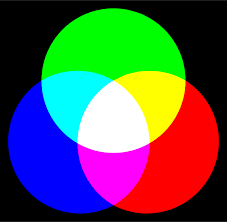
#> input picture download.png, 227 x 222 px, found by its file name
$ python Convertgray.py
#> lines starting #> are read from the running program, lines starting #| are printed output that depends on the picture
import cv2
import numpy as n;

img = cv2.imread(r"C:\Users\kaush\.matplotlib\Desktop\Industrial vision\download.png")
#> img is the input picture: shape (222, 227, 3); mean B, G, R 80.6, 83.1, 80.6
b , g ,r = cv2.split(img)
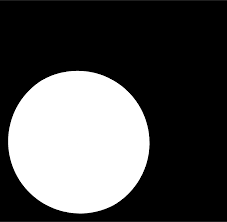
#> b: shape (222, 227); min 0, max 255, mean 80.6
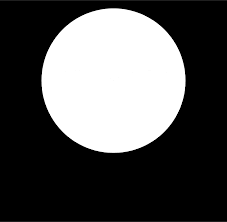
#> g: shape (222, 227); min 0, max 255, mean 83.1
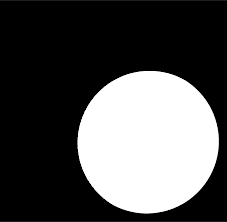
#> r: shape (222, 227); min 0, max 255, mean 80.6

arr = n.zeros((img.shape[0], img.shape[1]), dtype=n.uint8)
print (img.shape)
#| (222, 227, 3)
for i in range(img.shape[0]):
    for j in range(img.shape[1]):
        arr[i,j] = int(0.299*r[i,j] + .587*g[i,j] + .114*b[i,j])
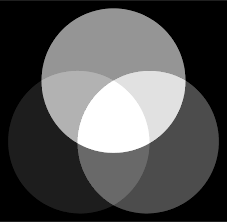
#> arr: shape (222, 227); min 0, max 255, mean 81.8
cv2.imshow("arr",arr)
cv2.waitKey(0)
